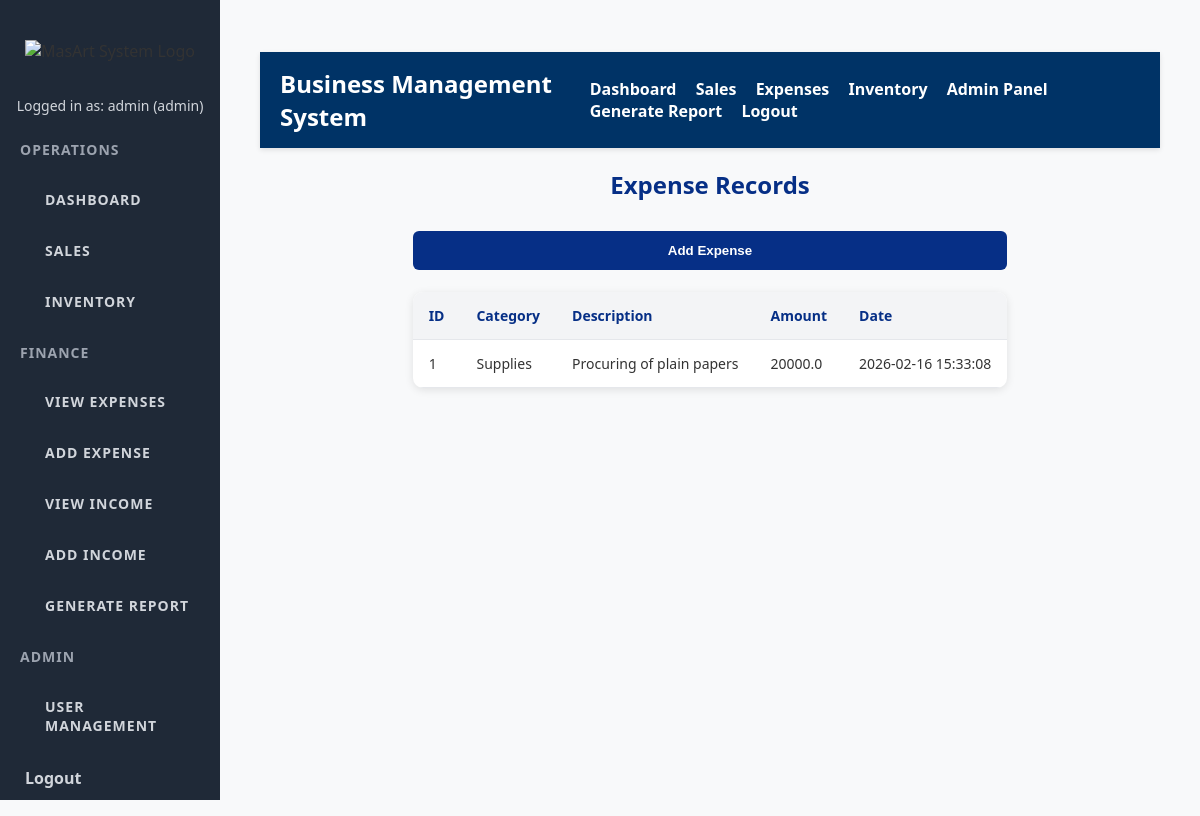
The app's page /expenses (signed in), older data.
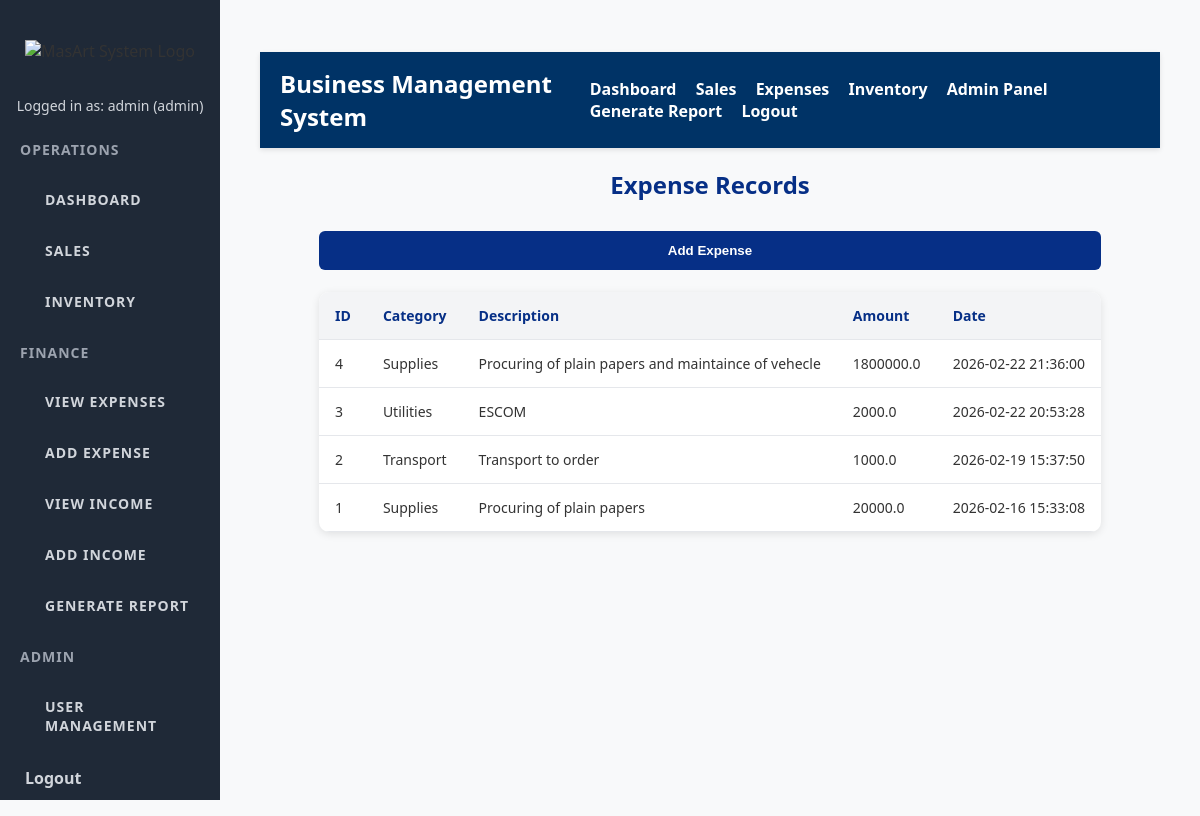
The same page, newer data.
### tables this page shows
CREATE TABLE expenses (
                id INTEGER PRIMARY KEY AUTOINCREMENT,
                category TEXT NOT NULL,
                description TEXT,
                amount REAL NOT NULL,
                date TEXT DEFAULT CURRENT_TIMESTAMP
            );

### app.py (the view)
@app.route('/expenses')
def view_expenses():
    if 'user' not in session:
        return redirect(url_for('login'))
    with get_db_connection() as conn:
        cursor = conn.cursor()
        cursor.execute("SELECT * FROM expenses ORDER BY date DESC")
        expenses_list = cursor.fetchall()
    return render_template('expenses.html', expenses=expenses_list)

### app.py (called while the page is built)
def get_db_connection():
    conn = sqlite3.connect(DATABASE, timeout=10)  # Added timeout to avoid database lock errors
    conn.row_factory = sqlite3.Row  # This allows us to access columns by name
    return conn

### templates/expenses.html (shortened to what this page needs)
{% extends "base.html" %}
{% block content %}
<h2>Expense Records</h2>
<a href="{{ url_for('add_expense') }}"><button class="btn-primary">Add Expense</button></a>
<br><br>
<div class="table-container">
    <table>
        <thead>
            <tr>
                <th>ID</th>
                <th>Category</th>
                <th>Description</th>
                <th>Amount</th>
                <th>Date</th>
            </tr>
        </thead>
        <tbody>
        {% for expense in expenses %}
            <tr>
                <td>{{ expense[0] }}</td>
                <td>{{ expense[1] }}</td>
                <td>{{ expense[2] }}</td>
                <td>{{ expense[3] }}</td>
                <td>{{ expense[4] }}</td>
            </tr>
        {% endfor %}
        </tbody>
    </table>
</div>
{% endblock %}

### templates/base.html (shortened to what this page needs)
<!DOCTYPE html>
<html lang="en">
<head>
    <link rel="stylesheet" href="{{ url_for('static', filename='style.css') }}">
</head>
<body>
<div class="sidebar">
    <div class="logo">
        <img src="{{ url_for('static', filename='assets/logo.png') }}" alt="MasArt System Logo">
    </div>
    {% if session.get('user') %}
        <p class="user-info">
            Logged in as: {{ session['user'] }} ({{ session['role'] }})
        </p>
    {% else %}
        <p class="user-info">Not logged in</p>
    {% endif %}
    <div class="sidebar-section">
        <h4>Operations</h4>
        <a href="{{ url_for('dashboard') }}">Dashboard</a>
        <a href="{{ url_for('view_sales') }}">Sales</a>
        <a href="{{ url_for('view_inventory') }}">Inventory</a>
    </div>
    <div class="sidebar-section">
        <h4>Finance</h4>
        <a href="{{ url_for('view_expenses') }}">View Expenses</a>
        <a href="{{ url_for('add_expense') }}">Add Expense</a>
        <a href="{{ url_for('view_income') }}">View Income</a>
        <a href="{{ url_for('add_income') }}">Add Income</a>
        <a href="{{ url_for('generate_report') }}">Generate Report</a>
    </div>
    {% if session.get('role') == 'admin' %}
    <div class="sidebar-section">
        <h4>Admin</h4>
        <a href="{{ url_for('create_user') }}">User Management</a>
    </div>
    {% endif %}
    <a href="{{ url_for('logout') }}">Logout</a>
</div>
<div class="content">
    <header>
        <div class="header-left">
            <h1>Business Management System</h1>
        </div>
        <nav class="header-nav">
            <a href="{{ url_for('dashboard') }}">Dashboard</a>
            <a href="{{ url_for('view_sales') }}">Sales</a>
            <a href="{{ url_for('view_expenses') }}">Expenses</a>
            <a href="{{ url_for('view_inventory') }}">Inventory</a>
            {% if session.get('role') == 'admin' %}
                <a href="{{ url_for('create_user') }}" class="btn-admin">Admin Panel</a>
            {% endif %}
            <a href="{{ url_for('generate_report') }}" class="btn-report">Generate Report</a>
            <a href="{{ url_for('logout') }}">Logout</a>
        </nav>
    </header>
    <main>
        {% block content %}{% endblock %}
    </main>
</div>
</body>
</html>

### static/style.css (style rules this page uses)
body { margin: 0; font-family: 'Segoe UI', Tahoma, Geneva, Verdana, sans-serif; background: #f8f9fa; color: #333; }
.sidebar { position: fixed; top: 0; left: 0; width: 220px; height: 100vh; background-color: #1f2937; padding-top: 30px; box-sizing: border-box; }
.sidebar-section { color: #9ca3af; font-size: 14px; text-transform: uppercase; margin: 20px 0 5px 20px; letter-spacing: 1px; }
.sidebar .logo { text-align: center; padding: 10px 0 20px 0; }
.sidebar .logo img { width: 120px; height: auto; }
.sidebar .user-info { text-align: center; color: #d1d5db; font-size: 14px; margin-bottom: 25px; padding: 0 10px; }
.sidebar a, .sidebar nav a { display: block; color: #d1d5db; padding: 12px 25px; text-decoration: none; font-weight: 600; margin-bottom: 8px; transition: background-color 0.3s ease; }
.content { margin-left: 220px; padding: 30px 40px; display: flex; flex-direction: column; align-items: center; min-height: 100vh; }
table { width: 100%; border-collapse: collapse; background: white; border-radius: 10px; overflow: hidden; box-shadow: 0 2px 8px rgba(0,0,0,0.1); }
th, td { padding: 14px 16px; border-bottom: 1px solid #e5e7eb; font-size: 14px; }
th { background-color: #f3f4f6; font-weight: 600; color: #062f86; text-align: left; }
button, .add-sale-btn, .btn-pdf { background-color: #062f86; color: white; padding: 10px 18px; border: none; border-radius: 6px; font-weight: 600; cursor: pointer; transition: background-color 0.25s ease; display: inline-block; text-align: center; text-decoration: none; }
button.btn-primary { width: 100%; margin-top: 15px; }
header { color: white; padding: 15px 20px; display: flex; justify-content: space-between; align-items: center; background-color: #003366; box-shadow: 0 2px 5px rgba(0,0,0,0.1); position: sticky; top: 0; z-index: 1000; }
header h1 { margin: 0; font-size: 24px; }
nav a, .header-nav a { color: white; text-decoration: none; margin-left: 15px; font-weight: bold; }
h2 { color: #062f86; margin-bottom: 15px; text-align: center; }
.btn-primary { margin-top: 25px; background-color: #062f86; color: white; border: none; padding: 12px 0; font-weight: 700; border-radius: 6px; cursor: pointer; transition: background-color 0.3s ease; }

Row changes from the older to the newer data that the page shows:
added expenses: id "4", category "Supplies", description "Procuring of plain papers and maintaince of vehecle", amount "1800000.0", date "2026-02-22 21:36:00"
added expenses: id "3", category "Utilities", description "ESCOM", amount "2000.0", date "2026-02-22 20:53:28"
added expenses: id "2", category "Transport", description "Transport to order", amount "1000.0", date "2026-02-19 15:37:50"
